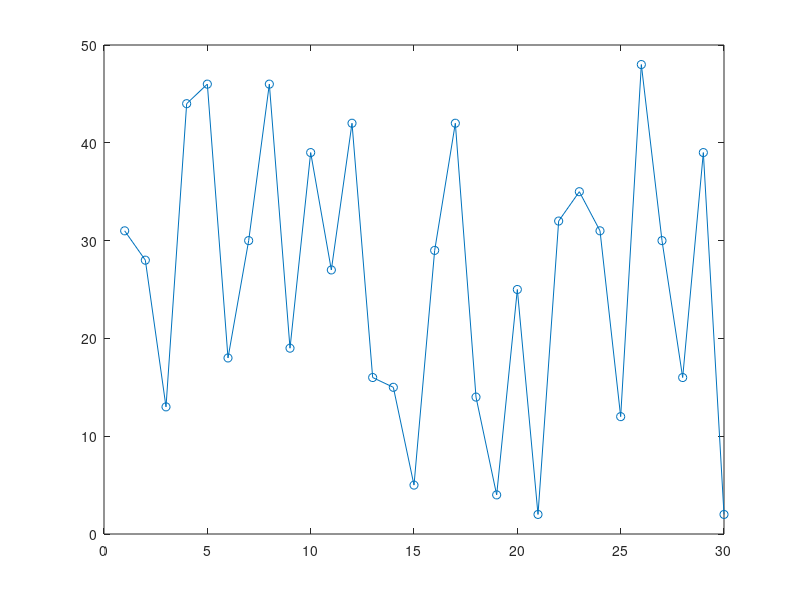

Reproduce this figure in MATLAB. (Note: this script raises an error after producing the figure.)
N = 30;
yy = ceil(rand(N,1)*50);
xx = 1:N;
str = cell(1,N);
for pp = 1:N
    str{pp} = sprintf('Sample %d',pp);
end
reer = plot(xx,yy,'-o');
sadf = dataTipTextRow('ID =',str);
reer.DataTipTemplate.DataTipRows(end+1:end+2) = sadf;
reer.DataTipTemplate.DataTipRows(3) = reer.DataTipTemplate.DataTipRows(1);
reer.DataTipTemplate.DataTipRows(1) = reer.DataTipTemplate.DataTipRows(4);
reer.DataTipTemplate.DataTipRows = reer.DataTipTemplate.DataTipRows(1:3);
reer.DataTipTemplate.DataTipRows(2).Label = 'Your Y Data =';
reer.DataTipTemplate.DataTipRows(3).Label = 'Your X Data =';
reer.DataTipTemplate.DataTipRows(4).Label = 'Whatever';
fig2 = uifigure;
holder = [0,0];
tab = uitable(fig2,'Data',holder,'ColumnName',{'X Coord','Y Coord'});
set (gcf, 'WindowButtonMotionFcn', {@mouseMove,tab});
    function mouseMove (src,event,tab)
        C = get (gca, 'CurrentPoint');
        title(gca, ['(X,Y) = (', num2str(C(1,1)), ', ',num2str(C(1,2)), ')']);
        MousePt = [C(1,1),C(1,2)];
        tab.Data = MousePt;
    end
